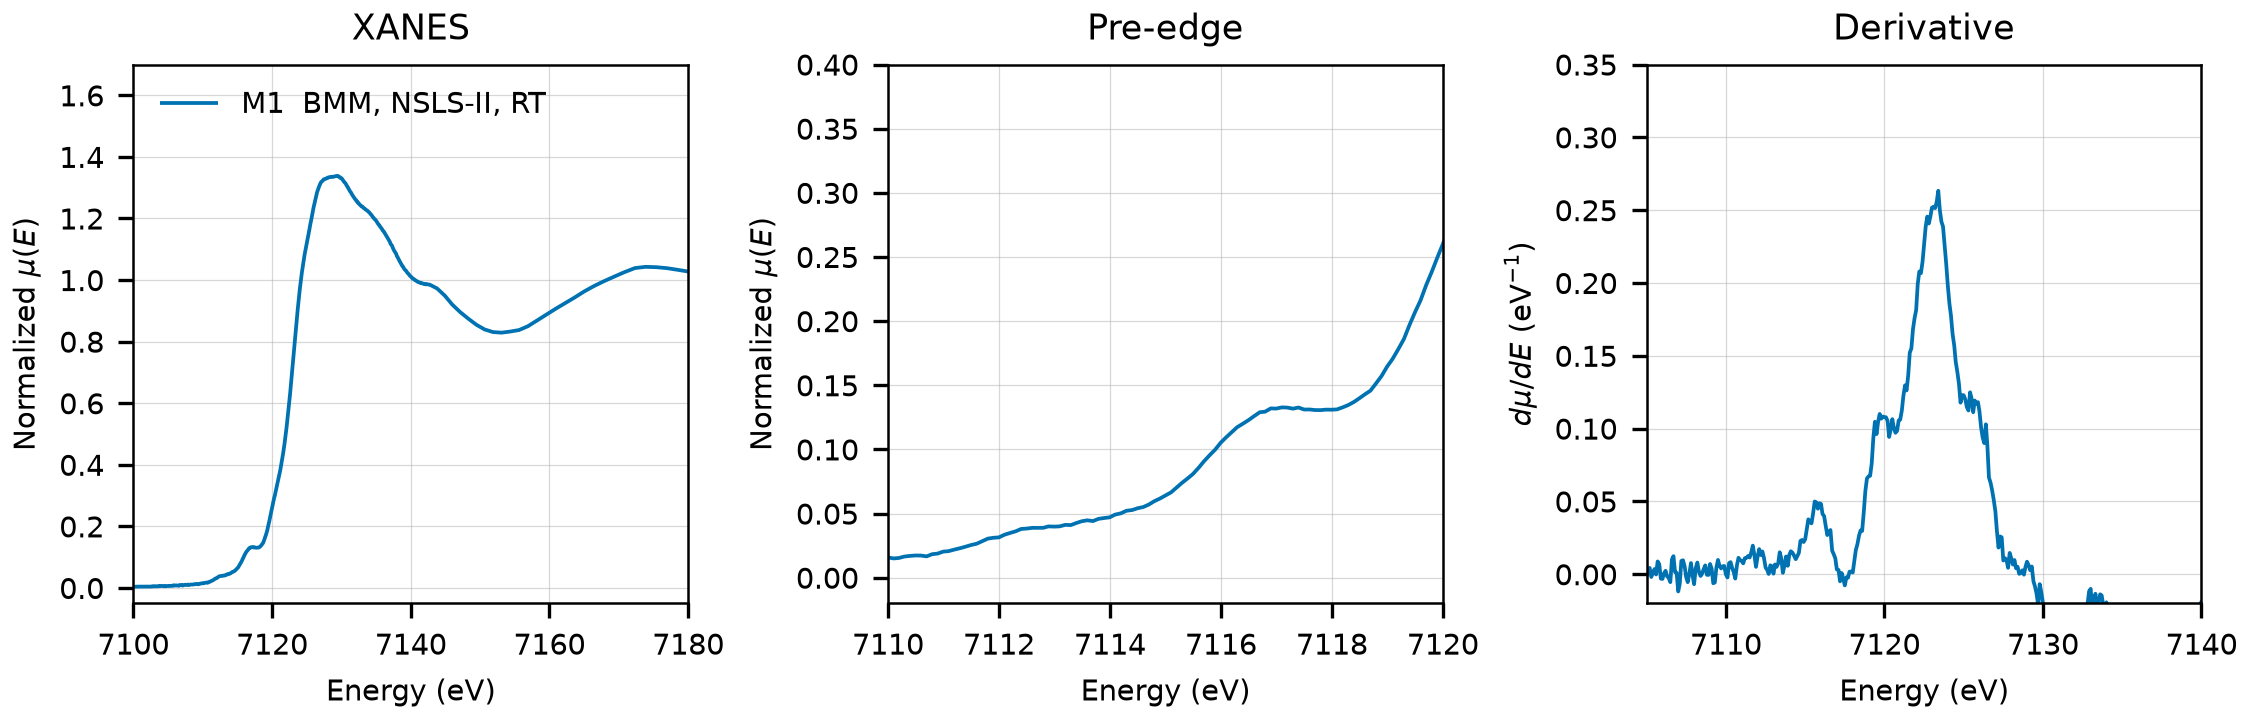

The Python source for this figure:
"""Plot the experimental Fe K-edge spectrum of wolframite in this folder.

Run from this directory. The output replaces spectra_comparison.png, which the
README links to.
"""

import matplotlib.pyplot as plt
import numpy as np
from larch import Group
from larch.xafs import pre_edge

OUTPUT = "spectra_comparison.png"

MEASUREMENTS = [
    ("M1  BMM, NSLS-II, RT", "NIST/Fe-K-Wolframite.xdi", {"mu_col": 3, "ref_cols": (5, 6)}, "#0072B2"),
]

FE_K_EDGE = 7112.0
PRE_EDGE_DEFAULTS = {"pre1": -150, "pre2": -30, "norm1": 150, "norm2": 800, "nnorm": 2, "nvict": 2}


def normalized(path, mu_col=None, ref_cols=None):
    """Return a larch group with the normalized spectrum read from path."""
    data = np.loadtxt(path, comments="#")
    energy = data[:, 0]
    mu = data[:, mu_col]

    if ref_cols is not None:
        ref_mu = np.log(data[:, ref_cols[0]] / data[:, ref_cols[1]])
        ref_group = Group(energy=energy.copy(), mu=ref_mu)
        pre_edge(ref_group)
        eshift = FE_K_EDGE - ref_group.e0
        energy = energy + eshift

    group = Group(energy=energy, mu=mu)
    pre_edge(group, **PRE_EDGE_DEFAULTS)
    return group


def main():
    plt.rcParams.update({"font.size": 7, "axes.linewidth": 0.6})
    fig, axes = plt.subplots(1, 3, figsize=(7.5, 2.4), constrained_layout=True)

    for label, path, kwargs, color in MEASUREMENTS:
        group = normalized(path, **kwargs)
        derivative = np.gradient(group.flat, group.energy)
        axes[0].plot(group.energy, group.flat, color=color, lw=0.9, label=label)
        axes[1].plot(group.energy, group.flat, color=color, lw=0.9)
        axes[2].plot(group.energy, derivative, color=color, lw=0.9)

    axes[0].set(
        xlim=(7100, 7180),
        ylim=(-0.05, 1.7),
        xlabel="Energy (eV)",
        ylabel=r"Normalized $\mu(E)$",
        title="XANES",
    )
    axes[0].legend(frameon=False, loc="upper left")

    axes[1].set(
        xlim=(7110, 7120),
        ylim=(-0.02, 0.4),
        xlabel="Energy (eV)",
        ylabel=r"Normalized $\mu(E)$",
        title="Pre-edge",
    )

    axes[2].set(
        xlim=(7105, 7140),
        ylim=(-0.02, 0.35),
        xlabel="Energy (eV)",
        ylabel=r"$d\mu/dE$ (eV$^{-1}$)",
        title="Derivative",
    )

    for ax in axes:
        ax.grid(True, lw=0.3, alpha=0.5)

    fig.savefig(OUTPUT, dpi=300)
    plt.close(fig)
    print(f"wrote {OUTPUT}")


if __name__ == "__main__":
    main()
